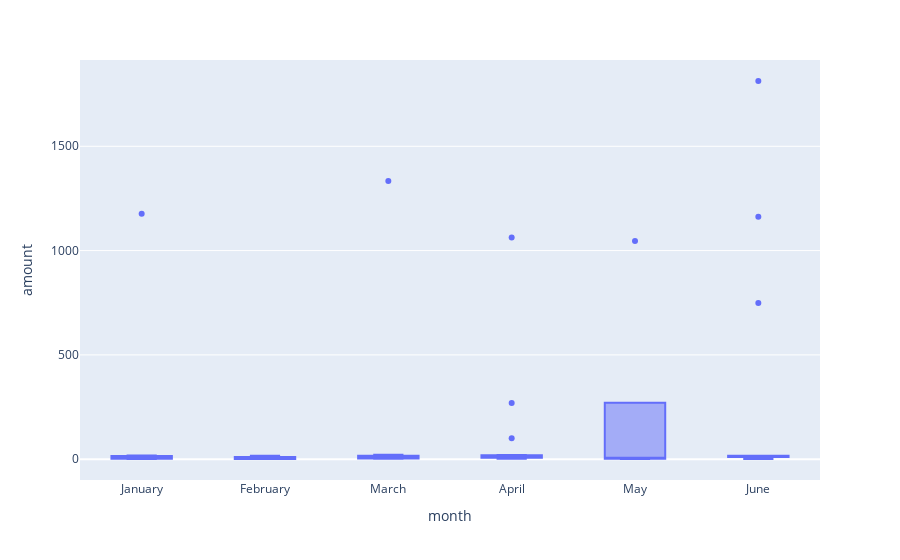

Notebook source saved alongside this figure:
### Code cell
transaction_25_boxplot = px.box(transaction_25, y="amount", x="month")

transaction_25_boxplot

### Figure 1 — Plotly figure (JSON) as saved in the notebook; plotly's stock layout.template omitted (floating-point values rounded to 4 significant figures)
{"data": [{"alignmentgroup": "True", "hovertemplate": "month=%{x}<br>amount=%{y}<extra></extra>", "legendgroup": "", "marker": {"color": "#636efa"}, "name": "", "notched": false, "offsetgroup": "", "orientation": "v", "showlegend": false, "type": "box", "x": ["January", "January", "January", "January", "January", "January", "January", "January", "January", "January", "February", "February", "February", "February", "February", "February", "February", "February", "February", "February", "March", "March", "March", "March", "March", "March", "March", "March", "March", "March", "March", "March", "March", "April", "April", "April", "April", "April", "April", "April", "April", "April", "April", "April", "April", "April", "April", "April", "April", "May", "May", "May", "May", "May", "June", "June", "June", "June", "June", "June", "June", "June", "June", "June", "June", "June", "June", "June"], "x0": " ", "xaxis": "x", "y": [1.46, 10.74, 2.93, 1.39, 17.84, 1.65, 15.86, 2.22, 1177, 2.75, 10.75, 10.81, 5.97, 3.69, 16.7, 1.26, 2.63, 11.01, 0.91, 1.18, 12.42, 16.58, 1334, 2.88, 2.04, 13.57, 10.1, 1.65, 3.08, 4.2, 2.56, 18.28, 21.04, 100, 2.62, 7.08, 17.15, 1063, 10.15, 10.06, 269, 10.24, 7.39, 6.01, 20.03, 2.79, 10.02, 15.66, 16.5, 1.1, 1046, 12.15, 2.27, 5.97, 1162, 749, 10.69, 11.88, 1.03, 10.15, 11.01, 16.29, 15.98, 1813, 16.61, 11.53, 5.24, 2.27], "y0": " ", "yaxis": "y"}], "layout": {"autosize": true, "boxmode": "group", "legend": {"tracegroupgap": 0}, "margin": {"t": 60}, "xaxis": {"anchor": "y", "autorange": true, "domain": [0, 1], "range": [-0.5, 5.5], "title": {"text": "month"}, "type": "category"}, "yaxis": {"anchor": "x", "autorange": true, "domain": [0, 1], "range": [-99.76, 1914.0], "title": {"text": "amount"}, "type": "linear"}}}
